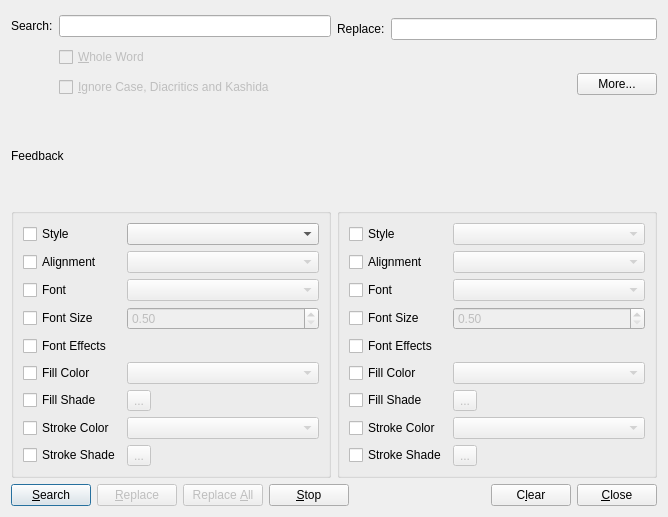
<?xml version="1.0" encoding="UTF-8"?>
<ui version="4.0">
 <class>SearchReplaceBase</class>
 <widget class="QDialog" name="SearchReplaceBase">
  <property name="windowModality">
   <enum>Qt::WindowModality::ApplicationModal</enum>
  </property>
  <property name="geometry">
   <rect>
    <x>0</x>
    <y>0</y>
    <width>668</width>
    <height>517</height>
   </rect>
  </property>
  <property name="sizePolicy">
   <sizepolicy hsizetype="Preferred" vsizetype="Preferred">
    <horstretch>0</horstretch>
    <verstretch>0</verstretch>
   </sizepolicy>
  </property>
  <property name="windowTitle">
   <string>Search/Replace</string>
  </property>
  <property name="modal">
   <bool>true</bool>
  </property>
  <layout class="QVBoxLayout" name="verticalLayout">
   <item>
    <layout class="QHBoxLayout" name="horizontalLayout_4">
     <item>
      <layout class="QGridLayout" name="gridLayout_2">
       <item row="0" column="0">
        <widget class="QLabel" name="searchTextLabel">
         <property name="text">
          <string>Search:</string>
         </property>
        </widget>
       </item>
       <item row="0" column="1">
        <widget class="QLineEdit" name="searchTextValue">
         <property name="enabled">
          <bool>true</bool>
         </property>
         <property name="minimumSize">
          <size>
           <width>250</width>
           <height>0</height>
          </size>
         </property>
        </widget>
       </item>
       <item row="1" column="1">
        <widget class="QCheckBox" name="wholeWordsCheckBox">
         <property name="enabled">
          <bool>false</bool>
         </property>
         <property name="text">
          <string>&amp;Whole Word</string>
         </property>
        </widget>
       </item>
       <item row="2" column="1">
        <widget class="QCheckBox" name="ignoreCaseCheckBox">
         <property name="enabled">
          <bool>false</bool>
         </property>
         <property name="text">
          <string>&amp;Ignore Case, Diacritics and Kashida</string>
         </property>
        </widget>
       </item>
      </layout>
     </item>
     <item>
      <layout class="QGridLayout" name="gridLayout_4">
       <item row="0" column="0">
        <widget class="QLabel" name="replaceTextLabel">
         <property name="text">
          <string>Replace:</string>
         </property>
        </widget>
       </item>
       <item row="0" column="1">
        <widget class="QLineEdit" name="replaceTextValue">
         <property name="enabled">
          <bool>true</bool>
         </property>
         <property name="minimumSize">
          <size>
           <width>250</width>
           <height>0</height>
          </size>
         </property>
        </widget>
       </item>
       <item row="2" column="1">
        <layout class="QHBoxLayout" name="horizontalLayout_2">
         <item>
          <spacer name="horizontalSpacer_2">
           <property name="orientation">
            <enum>Qt::Orientation::Horizontal</enum>
           </property>
           <property name="sizeHint" stdset="0">
            <size>
             <width>40</width>
             <height>20</height>
            </size>
           </property>
          </spacer>
         </item>
         <item>
          <widget class="QPushButton" name="collapseButton">
           <property name="text">
            <string>More...</string>
           </property>
          </widget>
         </item>
        </layout>
       </item>
       <item row="1" column="1">
        <spacer name="horizontalSpacer_3">
         <property name="orientation">
          <enum>Qt::Orientation::Horizontal</enum>
         </property>
         <property name="sizeHint" stdset="0">
          <size>
           <width>40</width>
           <height>20</height>
          </size>
         </property>
        </spacer>
       </item>
      </layout>
     </item>
    </layout>
   </item>
   <item>
    <widget class="QLabel" name="messageLabel">
     <property name="enabled">
      <bool>true</bool>
     </property>
     <property name="text">
      <string>Feedback</string>
     </property>
    </widget>
   </item>
   <item>
    <layout class="QHBoxLayout" name="horizontalLayout">
     <item>
      <widget class="QGroupBox" name="searchGroupBox">
       <property name="title">
        <string/>
       </property>
       <layout class="QGridLayout" name="gridLayout">
        <item row="11" column="1">
         <widget class="ColorCombo" name="searchStrokeColorComboBox">
          <property name="enabled">
           <bool>false</bool>
          </property>
         </widget>
        </item>
        <item row="5" column="1">
         <widget class="QComboBox" name="searchAlignmentComboBox">
          <property name="enabled">
           <bool>false</bool>
          </property>
         </widget>
        </item>
        <item row="11" column="0">
         <widget class="QCheckBox" name="searchStrokeColorCheckBox">
          <property name="text">
           <string>Stroke Color</string>
          </property>
         </widget>
        </item>
        <item row="10" column="1">
         <widget class="ShadeButton" name="searchFillShadeToolButton">
          <property name="enabled">
           <bool>false</bool>
          </property>
          <property name="text">
           <string>...</string>
          </property>
         </widget>
        </item>
        <item row="7" column="1">
         <widget class="ScrSpinBox" name="searchFontSizeSpinBox">
          <property name="enabled">
           <bool>false</bool>
          </property>
          <property name="minimum">
           <double>0.500000000000000</double>
          </property>
          <property name="maximum">
           <double>2048.000000000000000</double>
          </property>
         </widget>
        </item>
        <item row="5" column="0">
         <widget class="QCheckBox" name="searchAlignmentCheckBox">
          <property name="text">
           <string>Alignment</string>
          </property>
         </widget>
        </item>
        <item row="9" column="1">
         <widget class="ColorCombo" name="searchFillColorComboBox">
          <property name="enabled">
           <bool>false</bool>
          </property>
         </widget>
        </item>
        <item row="12" column="0">
         <widget class="QCheckBox" name="searchStrokeShadeCheckBox">
          <property name="text">
           <string>Stroke Shade</string>
          </property>
         </widget>
        </item>
        <item row="8" column="1">
         <widget class="StyleSelect" name="searchFontEffects" native="true">
          <property name="enabled">
           <bool>false</bool>
          </property>
         </widget>
        </item>
        <item row="7" column="0">
         <widget class="QCheckBox" name="searchFontSizeCheckBox">
          <property name="text">
           <string>Font Size</string>
          </property>
         </widget>
        </item>
        <item row="9" column="0">
         <widget class="QCheckBox" name="searchFillColorCheckBox">
          <property name="text">
           <string>Fill Color</string>
          </property>
         </widget>
        </item>
        <item row="6" column="0">
         <widget class="QCheckBox" name="searchFontCheckBox">
          <property name="text">
           <string>Font</string>
          </property>
         </widget>
        </item>
        <item row="8" column="0">
         <widget class="QCheckBox" name="searchFontEffectsCheckBox">
          <property name="text">
           <string>Font Effects</string>
          </property>
         </widget>
        </item>
        <item row="6" column="1">
         <widget class="FontCombo" name="searchFontComboBox">
          <property name="enabled">
           <bool>false</bool>
          </property>
         </widget>
        </item>
        <item row="12" column="1">
         <widget class="ShadeButton" name="searchStrokeShadeToolButton">
          <property name="enabled">
           <bool>false</bool>
          </property>
          <property name="text">
           <string>...</string>
          </property>
         </widget>
        </item>
        <item row="4" column="1">
         <widget class="QComboBox" name="searchStyleComboBox">
          <property name="sizePolicy">
           <sizepolicy hsizetype="Expanding" vsizetype="Fixed">
            <horstretch>0</horstretch>
            <verstretch>0</verstretch>
           </sizepolicy>
          </property>
         </widget>
        </item>
        <item row="10" column="0">
         <widget class="QCheckBox" name="searchFillShadeCheckBox">
          <property name="text">
           <string>Fill Shade</string>
          </property>
         </widget>
        </item>
        <item row="4" column="0">
         <widget class="QCheckBox" name="searchStyleCheckBox">
          <property name="text">
           <string>Style</string>
          </property>
         </widget>
        </item>
       </layout>
      </widget>
     </item>
     <item>
      <widget class="QGroupBox" name="replaceGroupBox">
       <property name="title">
        <string/>
       </property>
       <layout class="QGridLayout" name="gridLayout_3">
        <item row="5" column="0">
         <widget class="QCheckBox" name="replaceFontEffectsCheckBox">
          <property name="text">
           <string>Font Effects</string>
          </property>
         </widget>
        </item>
        <item row="8" column="0">
         <widget class="QCheckBox" name="replaceStrokeColorCheckBox">
          <property name="text">
           <string>Stroke Color</string>
          </property>
         </widget>
        </item>
        <item row="1" column="0">
         <widget class="QCheckBox" name="replaceStyleCheckBox">
          <property name="text">
           <string>Style</string>
          </property>
         </widget>
        </item>
        <item row="2" column="0">
         <widget class="QCheckBox" name="replaceAlignmentCheckBox">
          <property name="text">
           <string>Alignment</string>
          </property>
         </widget>
        </item>
        <item row="6" column="0">
         <widget class="QCheckBox" name="replaceFillColorCheckBox">
          <property name="text">
           <string>Fill Color</string>
          </property>
         </widget>
        </item>
        <item row="3" column="0">
         <widget class="QCheckBox" name="replaceFontCheckBox">
          <property name="text">
           <string>Font</string>
          </property>
         </widget>
        </item>
        <item row="4" column="0">
         <widget class="QCheckBox" name="replaceFontSizeCheckBox">
          <property name="text">
           <string>Font Size</string>
          </property>
         </widget>
        </item>
        <item row="9" column="0">
         <widget class="QCheckBox" name="replaceStrokeShadeCheckBox">
          <property name="text">
           <string>Stroke Shade</string>
          </property>
         </widget>
        </item>
        <item row="7" column="0">
         <widget class="QCheckBox" name="replaceFillShadeCheckBox">
          <property name="text">
           <string>Fill Shade</string>
          </property>
         </widget>
        </item>
        <item row="1" column="1">
         <widget class="QComboBox" name="replaceStyleComboBox">
          <property name="enabled">
           <bool>false</bool>
          </property>
          <property name="sizePolicy">
           <sizepolicy hsizetype="Expanding" vsizetype="Fixed">
            <horstretch>0</horstretch>
            <verstretch>0</verstretch>
           </sizepolicy>
          </property>
         </widget>
        </item>
        <item row="5" column="1">
         <widget class="StyleSelect" name="replaceFontEffects" native="true">
          <property name="enabled">
           <bool>false</bool>
          </property>
         </widget>
        </item>
        <item row="4" column="1">
         <widget class="ScrSpinBox" name="replaceFontSizeSpinBox">
          <property name="enabled">
           <bool>false</bool>
          </property>
          <property name="minimum">
           <double>0.500000000000000</double>
          </property>
          <property name="maximum">
           <double>2048.000000000000000</double>
          </property>
         </widget>
        </item>
        <item row="3" column="1">
         <widget class="FontCombo" name="replaceFontComboBox">
          <property name="enabled">
           <bool>false</bool>
          </property>
         </widget>
        </item>
        <item row="2" column="1">
         <widget class="QComboBox" name="replaceAlignmentComboBox">
          <property name="enabled">
           <bool>false</bool>
          </property>
         </widget>
        </item>
        <item row="6" column="1">
         <widget class="ColorCombo" name="replaceFillColorComboBox">
          <property name="enabled">
           <bool>false</bool>
          </property>
         </widget>
        </item>
        <item row="7" column="1">
         <widget class="ShadeButton" name="replaceFillShadeToolButton">
          <property name="enabled">
           <bool>false</bool>
          </property>
          <property name="text">
           <string>...</string>
          </property>
         </widget>
        </item>
        <item row="8" column="1">
         <widget class="ColorCombo" name="replaceStrokeColorComboBox">
          <property name="enabled">
           <bool>false</bool>
          </property>
         </widget>
        </item>
        <item row="9" column="1">
         <widget class="ShadeButton" name="replaceStrokeShadeToolButton">
          <property name="enabled">
           <bool>false</bool>
          </property>
          <property name="text">
           <string>...</string>
          </property>
         </widget>
        </item>
       </layout>
      </widget>
     </item>
    </layout>
   </item>
   <item>
    <layout class="QHBoxLayout" name="horizontalLayout_3">
     <item>
      <widget class="QPushButton" name="searchButton">
       <property name="text">
        <string>&amp;Search</string>
       </property>
       <property name="default">
        <bool>true</bool>
       </property>
      </widget>
     </item>
     <item>
      <widget class="QPushButton" name="replaceButton">
       <property name="enabled">
        <bool>false</bool>
       </property>
       <property name="text">
        <string>&amp;Replace</string>
       </property>
      </widget>
     </item>
     <item>
      <widget class="QPushButton" name="replaceAllButton">
       <property name="enabled">
        <bool>false</bool>
       </property>
       <property name="text">
        <string>Replace &amp;All</string>
       </property>
      </widget>
     </item>
     <item>
      <widget class="QPushButton" name="stopButton">
       <property name="enabled">
        <bool>true</bool>
       </property>
       <property name="text">
        <string>&amp;Stop</string>
       </property>
      </widget>
     </item>
     <item>
      <spacer name="horizontalSpacer">
       <property name="orientation">
        <enum>Qt::Orientation::Horizontal</enum>
       </property>
       <property name="sizeHint" stdset="0">
        <size>
         <width>40</width>
         <height>20</height>
        </size>
       </property>
      </spacer>
     </item>
     <item>
      <widget class="QPushButton" name="clearButton">
       <property name="text">
        <string>C&amp;lear</string>
       </property>
      </widget>
     </item>
     <item>
      <widget class="QPushButton" name="closeButton">
       <property name="text">
        <string>&amp;Close</string>
       </property>
      </widget>
     </item>
    </layout>
   </item>
  </layout>
 </widget>
 <customwidgets>
  <customwidget>
   <class>ScrSpinBox</class>
   <extends>QDoubleSpinBox</extends>
   <header>ui/scrspinbox.h</header>
  </customwidget>
  <customwidget>
   <class>StyleSelect</class>
   <extends>QWidget</extends>
   <header>ui/styleselect.h</header>
   <container>1</container>
  </customwidget>
  <customwidget>
   <class>FontCombo</class>
   <extends>QComboBox</extends>
   <header>ui/fontcombo.h</header>
  </customwidget>
  <customwidget>
   <class>ColorCombo</class>
   <extends>QComboBox</extends>
   <header>ui/colorcombo.h</header>
  </customwidget>
  <customwidget>
   <class>ShadeButton</class>
   <extends>QToolButton</extends>
   <header>ui/shadebutton.h</header>
  </customwidget>
 </customwidgets>
 <tabstops>
  <tabstop>searchTextValue</tabstop>
  <tabstop>replaceTextValue</tabstop>
  <tabstop>searchButton</tabstop>
  <tabstop>replaceButton</tabstop>
  <tabstop>replaceAllButton</tabstop>
  <tabstop>wholeWordsCheckBox</tabstop>
  <tabstop>ignoreCaseCheckBox</tabstop>
  <tabstop>collapseButton</tabstop>
  <tabstop>searchStyleCheckBox</tabstop>
  <tabstop>searchStyleComboBox</tabstop>
  <tabstop>replaceStyleCheckBox</tabstop>
  <tabstop>replaceStyleComboBox</tabstop>
  <tabstop>searchAlignmentCheckBox</tabstop>
  <tabstop>searchAlignmentComboBox</tabstop>
  <tabstop>replaceAlignmentCheckBox</tabstop>
  <tabstop>replaceAlignmentComboBox</tabstop>
  <tabstop>searchFontCheckBox</tabstop>
  <tabstop>searchFontComboBox</tabstop>
  <tabstop>replaceFontCheckBox</tabstop>
  <tabstop>replaceFontComboBox</tabstop>
  <tabstop>searchFontSizeCheckBox</tabstop>
  <tabstop>searchFontSizeSpinBox</tabstop>
  <tabstop>replaceFontSizeCheckBox</tabstop>
  <tabstop>replaceFontSizeSpinBox</tabstop>
  <tabstop>searchFontEffectsCheckBox</tabstop>
  <tabstop>replaceFontEffectsCheckBox</tabstop>
  <tabstop>searchFillColorCheckBox</tabstop>
  <tabstop>searchFillColorComboBox</tabstop>
  <tabstop>replaceFillColorCheckBox</tabstop>
  <tabstop>replaceFillColorComboBox</tabstop>
  <tabstop>searchFillShadeCheckBox</tabstop>
  <tabstop>searchFillShadeToolButton</tabstop>
  <tabstop>replaceFillShadeCheckBox</tabstop>
  <tabstop>replaceFillShadeToolButton</tabstop>
  <tabstop>searchStrokeColorCheckBox</tabstop>
  <tabstop>searchStrokeColorComboBox</tabstop>
  <tabstop>replaceStrokeColorCheckBox</tabstop>
  <tabstop>replaceStrokeColorComboBox</tabstop>
  <tabstop>searchStrokeShadeCheckBox</tabstop>
  <tabstop>searchStrokeShadeToolButton</tabstop>
  <tabstop>replaceStrokeShadeCheckBox</tabstop>
  <tabstop>replaceStrokeShadeToolButton</tabstop>
  <tabstop>clearButton</tabstop>
  <tabstop>closeButton</tabstop>
 </tabstops>
 <resources/>
 <connections/>
</ui>
